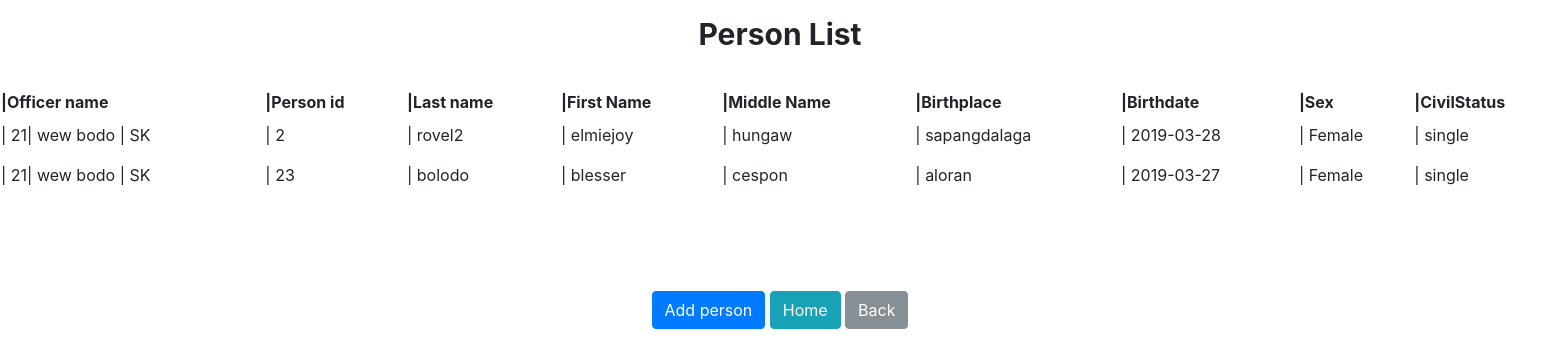
The page /personlist2.php on the database as committed earlier.
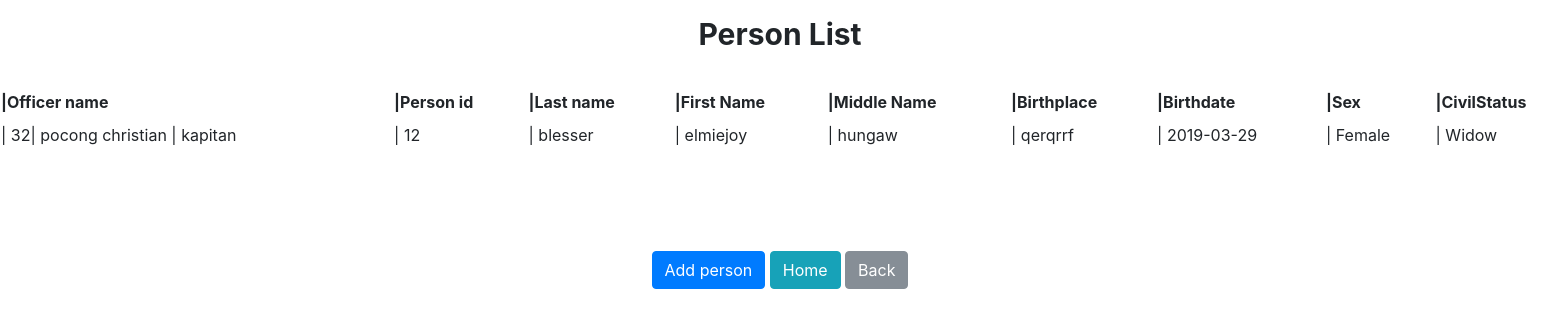
The same page on the database as committed later.
### tables this page shows
CREATE TABLE `person` (
  `officer_id` int(10) NOT NULL,
  `person_id` int(10) NOT NULL,
  `lastname` varchar(20) NOT NULL,
  `firstname` varchar(20) NOT NULL,
  `middlename` varchar(20) NOT NULL,
  `birthplace` varchar(25) NOT NULL,
  `birthdate` date NOT NULL,
  `sex` varchar(10) NOT NULL,
  `civilstatus` varchar(10) NOT NULL,
  `citizenship` varchar(20) NOT NULL,
  `occupation` varchar(30) NOT NULL,
  `barangayname` varchar(20) NOT NULL,
  `purok` varchar(20) NOT NULL
);

CREATE TABLE `brg_officer` (
  `officer_id` int(10) NOT NULL,
  `lastname` varchar(20) NOT NULL,
  `firstname` varchar(20) NOT NULL,
  `middlename` varchar(20) NOT NULL,
  `position` varchar(20) NOT NULL
);

### personlist2.php (the view, shortened to what this page needs)
<?php
require 'connect.php';
	$sql = "SELECT brg_officer.officer_id, brg_officer.lastname AS lname, brg_officer.firstname AS fname,brg_officer.position ,person.person_id, person.lastname, person.firstname, person.middlename,person.birthplace,person.birthdate,person.sex,person.civilstatus,person.citizenship,person.occupation,person.barangayname,person.purok
	FROM brg_officer
	JOIN person
	ON brg_officer.officer_id = person.officer_id";
	$records=mysqli_query($con,$sql);
?>
<!DOCTYPE html>
<html>
<head>
		<link rel="stylesheet" href="bootstrap/css/bootstrap.min.css">
</head>
<body>
<center>
<center><strong><p align="center" style="font-size: 30px; margin-top: 12px;">Person List</p></strong></center>
<table class="table table-bordered table-hover table-striped">
<table style="width:155%">
  <tr>
		<th scope="col">|Officer name</th>
        <th scope="col">|Person id</th>
        <th scope="col">|Last name</th>
        <th scope="col">|First Name</th>
		<th scope="col">|Middle Name</th>
        <th scope="col">|Birthplace</th>
		<th scope="col">|Birthdate</th>
		<th scope="col">|Sex</th>
		<th scope="col">|CivilStatus</th>
      </center></tr>
 <tbody>
	  <?php
      		while($information=mysqli_fetch_assoc($records)){
      			echo "<tr>";?>
			<tr>
			<td> | <?php echo $information['officer_id']."| ".$information["lname"]." ".$information["fname"]." | ".$information["position"];?></td>
			<td> | <?php echo $information['person_id']?></td>
			<td> | <?php echo $information['lastname']?></td>
			<td> | <?php echo $information['firstname']?></td>
			<td> | <?php echo $information['middlename']?></td>
			<td> | <?php echo $information['birthplace']?></td>
			<td> | <?php echo $information['birthdate']?></td>
			<td> | <?php echo $information['sex']?></td>
			<td> | <?php echo $information['civilstatus']?></td>
	</tr>
    	<?php
    		}
      	?>
	</tbody>
	 <br><br><br><br><a href= "addperson2.php"><input class="btn btn-primary" type="button" id="list_btn" value="Add person"/></a>
	<a href ="home.php"><input class="btn btn-info" type="button" id="list_btn" value="Home"/></a>
	<a href ="list.php"><input class="btn btn-secondary" type="button" id="list_btn" value="Back"/></a>
</body>
</html>

Rows that differ between the two databases and show on the page:
removed person: officer.officer_id "21", officer.lastname "wew", officer.firstname "bodo", officer.position "SK", person_id "2", lastname "rovel2", firstname "elmiejoy", middlename "hungaw", birthplace "sapangdalaga", birthdate "2019-03-28", sex "Female", civilstatus "single"
removed person: officer.officer_id "21", officer.lastname "wew", officer.firstname "bodo", officer.position "SK", person_id "23", lastname "bolodo", firstname "blesser", middlename "cespon", birthplace "aloran", birthdate "2019-03-27", sex "Female", civilstatus "single"
added person: officer.officer_id "32", officer.lastname "pocong", officer.firstname "christian", officer.position "kapitan", person_id "12", lastname "blesser", firstname "elmiejoy", middlename "hungaw", birthplace "qerqrrf", birthdate "2019-03-29", sex "Female", civilstatus "Widow"
